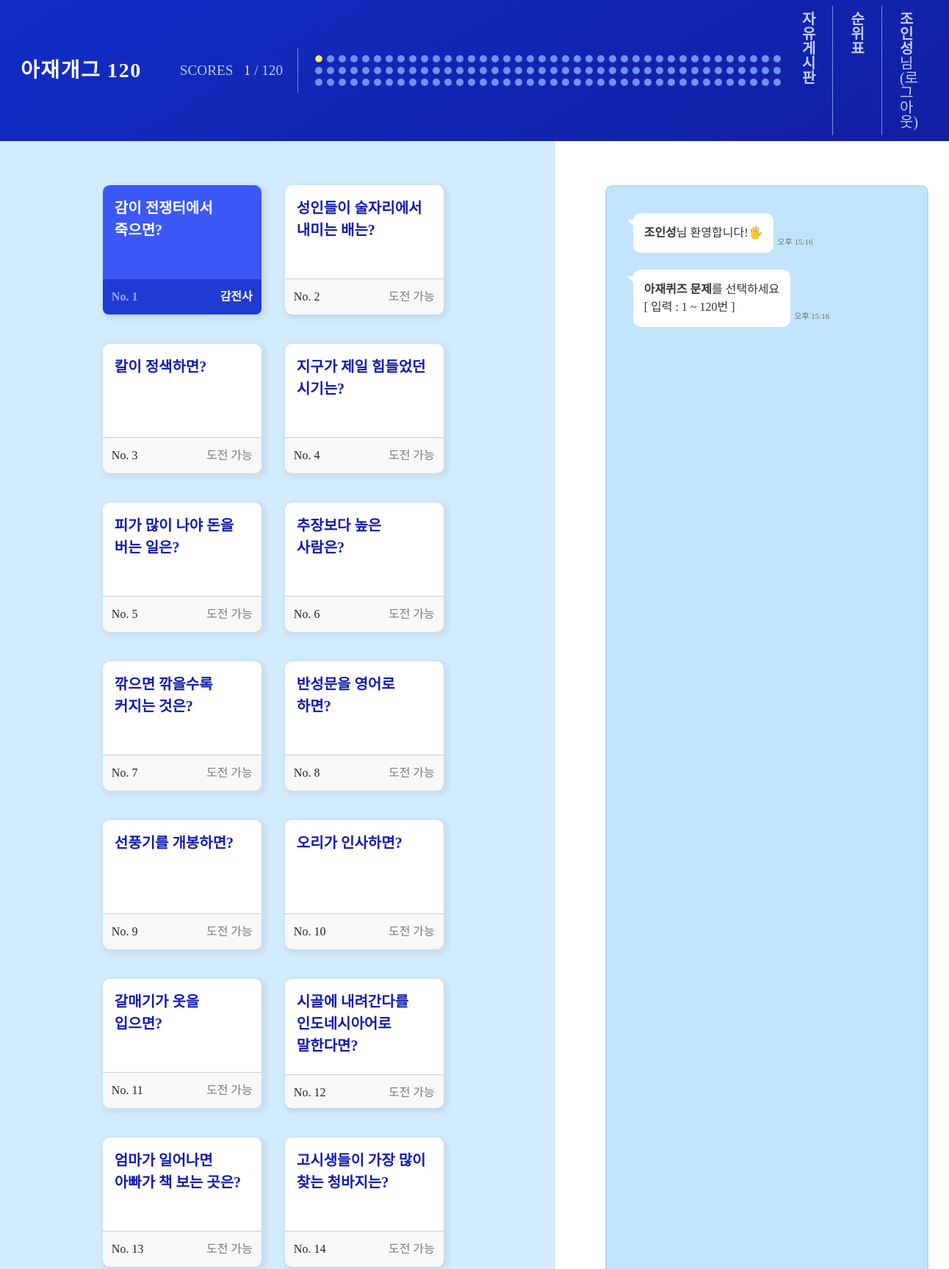
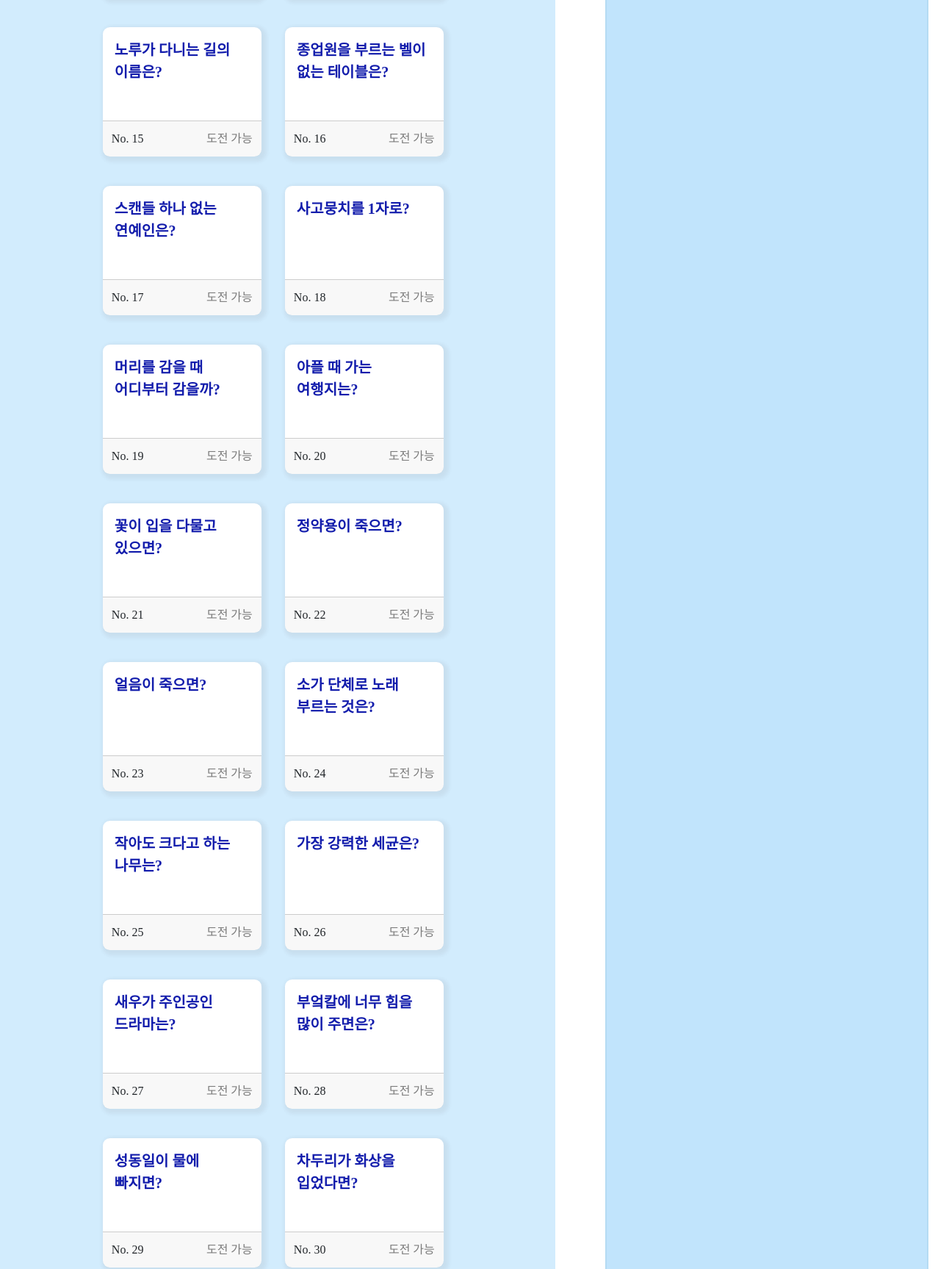
The page /status/show/ (signed in, upper part) on the database its author committed (2 pictures, top to bottom).
### homepage/models.py (models this page shows, shortened)
class Users(db.Model):
    __tablename__ = 'users'
    id = db.Column(db.Integer, primary_key=True)
    username = db.Column(db.String(50), unique=True, nullable=False)
    password = db.Column(db.String(200), nullable=False)
    email = db.Column(db.String(120), unique=True, nullable=False)
    comment = db.Column(db.String(20), nullable=True)

class azquiz(db.Model):
    id = db.Column(db.Integer, primary_key=True)
    quiz = db.Column(db.String(150), nullable=False)
    answer = db.Column(db.String(50), nullable=False)
    hint = db.Column(db.String(50), nullable=False)

### homepage/views/status_views.py (the view)
@bp.route('/show/', methods=('GET', 'POST'))
@login_required
def show():
    solved_quiz_ids = solvedCount()
    quizs = azquiz.query
    return render_template('status.html', quizs=quizs, solved_quiz_ids=solved_quiz_ids)

### homepage/views/auth_views.py (called while the page is built)
@bp.before_app_request
def load_logged_in_user():
    user_id = session.get('user_id')
    if user_id is None:
        g.user = None
    else:
        g.user = Users.query.get(user_id)

def login_required(view):
    @functools.wraps(view)
    def wrapped_view(*args, **kwargs):
        if g.user is None:
            _next = request.url if request.method == 'GET' else ''
            return redirect(url_for('auth.login', next=_next))
        return view(*args, **kwargs)
    return wrapped_view

### homepage/views/status_views.py (called while the page is built)
def solvedCount():
    solved = Solved.query.filter_by(user_id=g.user.id).all()
    solved_quiz_ids = []
    for solve in solved:
        solved_quiz_ids.append(solve.quiz_id)
    return solved_quiz_ids

### homepage/templates/status.html (shortened to what this page needs)
{% extends 'base.html' %}
{% block content %}
<link rel="stylesheet" href="{{ url_for('static', filename='reset.min.css') }}" />
<div class="container-fruid whole_wrap">
    <div class="row">
        <div class="col-sm-7 quiz_wrap">
            <div class="d-flex flex-wrap justify-content-center align-items-start mx-3 my-4 p-3">
                {% for quiz in quizs %}
                <div class="my-1 quizBoxSelect" id="{{ loop.index }}">
                    <div class="col-10 card azcard m-3" style="width: 13.5rem; height: 11rem; border-radius: 0.6rem;"
                        id="quizbox{{ loop.index }}">
                        {% if quiz.id in solved_quiz_ids %}
                        <div class="card-body text-quiz quizsuccess-top">
                            <h5 class="card-title fs-5 text fw-bold lh-base quizsuccess-text"
                                style="word-break:keep-all" id="quiz{{ quiz.id }}">{{ quiz.quiz }}</h5>
                        </div>
                        <div class="container card-footer quizsuccess">
                            <div class="row">
                                <span class="col-5 p-2 fs-6 fw-bold quizsuccess-number">No. {{ quiz.id }}</span>
                                <span class="col-7 text-end p-2 text-light fw-bold">
                                    {{ quiz.answer }}
                                </span>
                            </div>
                        </div>
                        {% else %}
                        <div class="card-body text-quiz" id="quizCardBody{{ quiz.id }}">
                            <h5 class="card-title fs-5 text fw-bold lh-base" style="word-break: keep-all"
                                id="quiz{{ quiz.id }}">{{ quiz.quiz }}</h5>
                        </div>
                        <div class="container card-footer" id="unSolvedDiv{{ quiz.id }}">
                            <div class="row">
                                <span class="col-5 p-2 fs-6" id="unSolvedSpanQuizId{{ quiz.id }}">No. {{
                                    quiz.id}}</span>
                                <span class="col-7 text-end p-2 text-black-50" id="unSolvedSpan{{ quiz.id }}">
                                    도전 가능
                                </span>
                            </div>
                        </div>
                        {% endif %}
                    </div>
                </div>
                {% endfor %}
            </div>
        </div>
        <div class="col-lg-5">
            <div class="chat_wrap">
                <div class="inner">
                </div>
            </div>
        </div>
    </div>
</div>
{% endblock %}

### homepage/templates/navbar.html (shortened to what this page needs)
<nav class="navbar navbar-expand-lg navbar-light nav-gradient-background" style="
    width: 100%; z-index: 9999;" id="navbar">
    <div class="container-fluid">
        <a class="navbar-brand text-light fw-bold p-3 fs-3 nav-font nav-line-height"
            href="{{ url_for('main.index') }}">아재개그&nbsp;120</a>
        {% if g.user and not all_user_data %}
        <div class="scores">
            <div class="scores-text">
                <h2>SCORES&nbsp;&nbsp;&nbsp;<b id="solvedCountNumber" class="scores-number">{{ solved_quiz_ids|length }}</b>&nbsp;/&nbsp;120</h2>
            </div>
            <div class="scores-circles">
                <ul class="circles">
                    {% for i in range(1, 41) %}
                    {% if i in solved_quiz_ids %}
                    <li class="circle-solved" id="score{{ i }}"></li>
                    {% else %}
                    <li class="circle" id="score{{ i }}"></li>
                    {% endif %}
                    {% endfor %}
                </ul>
                <ul class="circles">
                    {% for i in range(41, 81) %}
                    {% if i in solved_quiz_ids %}
                    <li class="circle-solved" id="score{{ i }}"></li>
                    {% else %}
                    <li class="circle" id="score{{ i }}"></li>
                    {% endif %}
                    {% endfor %}
                </ul>
                <ul class="circles">
                    {% for i in range(81, 121) %}
                    {% if i in solved_quiz_ids %}
                    <li class="circle-solved" id="score{{ i }}"></li>
                    {% else %}
                    <li class="circle" id="score{{ i }}"></li>
                    {% endif %}
                    {% endfor %}
                </ul>
            </div>
        </div>
        {% endif %}
        {% if g.user %}
        <div class="collapse navbar-collapse justify-content-end px-2 fs-5" id="navbarSupportedContent"
            style="flex-grow:0;">
            <ul class="navbar-nav me-3">
                <li class="nav-item me-3 nav-rank">
                    <a class="nav-link text-nav" href="{{ url_for('question._list') }}"><b class="fw-bold">자유게시판</b></a>
                </li>
                <li class="nav-item me-3 nav-rank">
                    <a class="nav-link text-nav" href="{{ url_for('rank.rank') }}"><b class="fw-bold">순위표</b></a>
                </li>
                <li class="nav-item">
                    <a class="nav-link text-nav" href="{{ url_for('auth.logout') }}"><b class="fw-bold">{{
                            g.user.username }}</b>님 (로그아웃)</a>
                </li>
            </ul>
                {% endif %}
            </div>
        </div>
</nav>

### homepage/static/style.css (style rules this page uses)
html, body { scroll-behavior: smooth; }
body { overflow: hidden; }
.scores-number { color: #f3f169; }
.scores-text { padding: 20px; font-family: 'EliceDigitalBaeum_Bold'; color: #c0ccec; font-size: 1.2em; border-right: 0.5px solid #7291ec; margin-right: 20px; }
.scores-circles { display: flex; flex-direction: column; justify-content: start; align-items: center; padding-right: 10px; }
.circles { display: flex; flex-wrap: nowrap; justify-content: center; align-items: center; }
.circle { background-color: #7291ec; width: 10px; height: 10px; border-radius: 50%; margin: 3px; }
.circle-solved { transition: background-color 0.3s ease-in-out; background-color: #f3f169; outline: 2px solid #1521c2; width: 10px; height: 10px; border-radius: 50%; margin: 3px; }
.nav-font { font-family: 'EliceDigitalBaeum_Bold'; letter-spacing: 0.1rem; }
.nav-line-height { line-height: 1.5; }
.text-quiz { color: #131dac; }
.nav-gradient-background { background: linear-gradient(-30deg, #121b9c, #1622ce, #111a97, #122dc5); background-size: 400% 400%; animation: gradient 8s ease infinite; }
.azcard { border: none; box-shadow: 3px 3px 5px 4px rgb(77, 71, 71, 0.075); }
.card-footer:last-child { border-radius: 0 0 0.5rem 0.5rem; }
.quizsuccess-top { transition: background-color 0.5s ease-in-out; background-color: #3c58f7; border-top-left-radius: 0.6rem; border-top-right-radius: 0.6rem; }
.quizsuccess-top .quizsuccess-text { transition: color 0.5s ease-in-out; color: #FFFFFF !important; }
.quizsuccess-number { transition: color 0.5s ease-in-out; color: #9aace7 !important; }
.quizsuccess { transition: background-color 0.5s ease-in-out; background-color: #203bd4; border-top: 0; }
.quizBoxSelect { opacity: 1; }
.whole_wrap { overflow: hidden; height: 100vh; }
.text-nav { color: #c4cef0 !important; }

### rows shown on the page
Users: user.username "조인성"
azquiz: quiz "감이 전쟁터에서 죽으면?", id "1", answer "감전사"
azquiz: quiz "성인들이 술자리에서 내미는 배는?", id "2"
azquiz: quiz "칼이 정색하면?", id "3"
azquiz: quiz "지구가 제일 힘들었던 시기는?", id "4"
azquiz: quiz "피가 많이 나야 돈을 버는 일은?", id "5"
azquiz: quiz "추장보다 높은 사람은?", id "6"
azquiz: quiz "깎으면 깎을수록 커지는 것은?", id "7"
azquiz: quiz "반성문을 영어로 하면?", id "8"
azquiz: quiz "선풍기를 개봉하면?", id "9"
azquiz: quiz "오리가 인사하면?", id "10"
azquiz: quiz "갈매기가 옷을 입으면?", id "11"
azquiz: quiz "시골에 내려간다를 인도네시아어로 말한다면?", id "12"
azquiz: quiz "엄마가 일어나면 아빠가 책 보는 곳은?", id "13"
azquiz: quiz "고시생들이 가장 많이 찾는 청바지는?", id "14"
azquiz: quiz "노루가 다니는 길의 이름은?", id "15"
azquiz: quiz "종업원을 부르는 벨이 없는 테이블은?", id "16"
azquiz: quiz "스캔들 하나 없는 연예인은?", id "17"
azquiz: quiz "사고뭉치를 1자로?", id "18"
azquiz: quiz "머리를 감을 때 어디부터 감을까?", id "19"
azquiz: quiz "아플 때 가는 여행지는?", id "20"
azquiz: quiz "꽃이 입을 다물고 있으면?", id "21"
azquiz: quiz "정약용이 죽으면?", id "22"
azquiz: quiz "얼음이 죽으면?", id "23"
azquiz: quiz "소가 단체로 노래 부르는 것은?", id "24"
azquiz: quiz "작아도 크다고 하는 나무는?", id "25"
azquiz: quiz "가장 강력한 세균은?", id "26"
azquiz: quiz "새우가 주인공인 드라마는?", id "27"
azquiz: quiz "부엌칼에 너무 힘을 많이 주면은?", id "28"
azquiz: quiz "성동일이 물에 빠지면?", id "29"
azquiz: quiz "차두리가 화상을 입었다면?", id "30"

### other values the page prints
{{ solved_quiz_ids|length }} "1"
